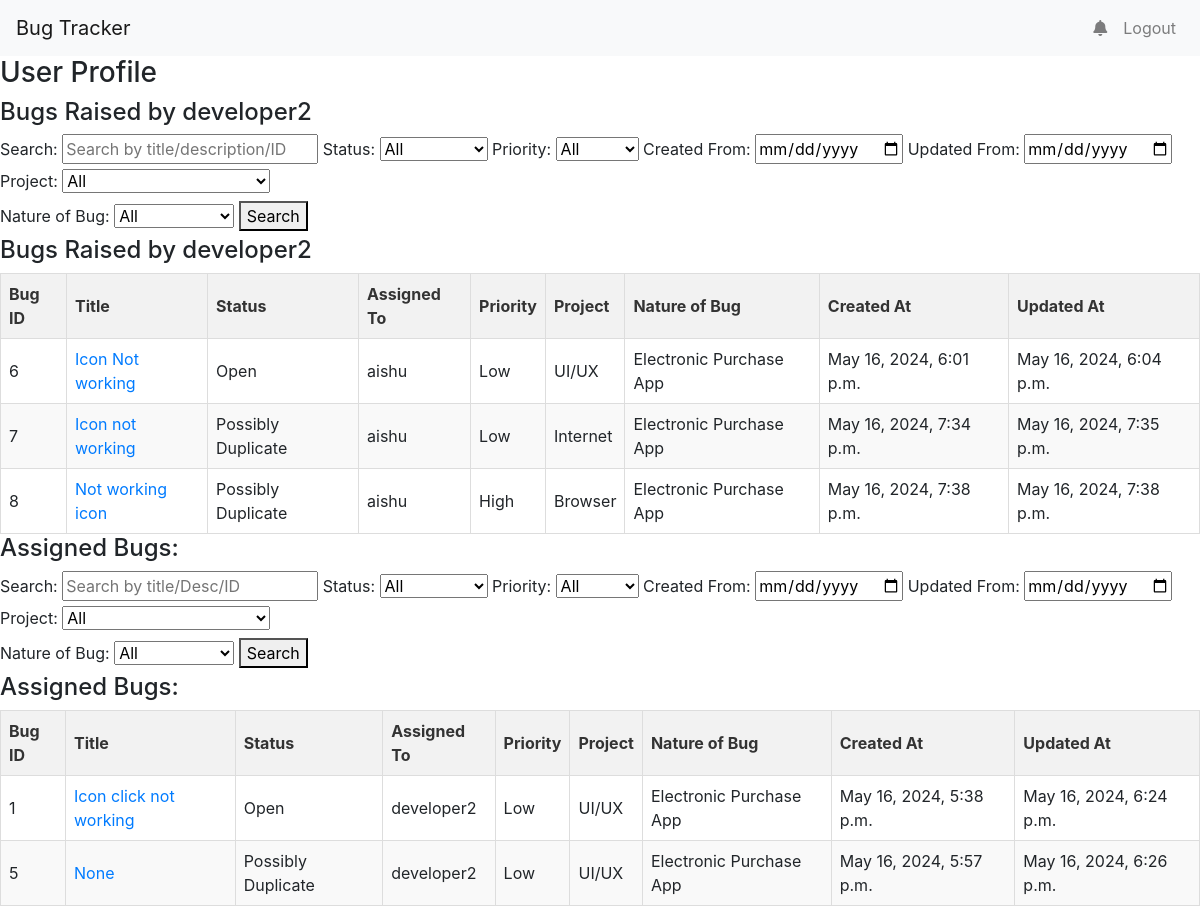
/user/profile/ (signed in), run on the app's committed database.
### accounts/models.py (models this page shows, shortened)
class CustomUser(AbstractUser):
    is_developer = models.BooleanField(default=False)
    is_tester = models.BooleanField(default=False)
    is_admin = models.BooleanField(default=False)
    experience = models.CharField(max_length=100, blank=True)
    workload = models.IntegerField(default=0)
    project = models.CharField(max_length=100, blank=True)
    last_bug_assigned = models.DateTimeField(null=True, blank=True)
    groups = models.ManyToManyField('auth.Group', related_name='customuser_set', blank=True, verbose_name='groups', help_text='The groups this user belongs to. A user will get all permissions granted to each of their groups.')
    user_permissions = models.ManyToManyField('auth.Permission', related_name='customuser_set', blank=True, verbose_name='user permissions', help_text='Specific permissions for this user.')

class Bug(models.Model):
    STATUS_CHOICES = [
        ('Open', 'Open'),
        ('In Progress', 'In Progress'),
        ('Testing', 'Testing'),
        ('Closed', 'Closed'),
        ('Held', 'Held'),
        ('Possibly Duplicate','Possibly Duplicate'),
        ('Duplicate','Duplicate'),
    ]
    PRIORITY_CHOICES = [
        ('Low', 'Low'),
        ('Medium', 'Medium'),
        ('High', 'High'),
    ]
    PROJECT_CHOICES = [
        ('Electronic Purchase App', 'Electronic Purchase App'),
        ('E-Reader App', 'E-Reader App'),
        ('Resume Builder', 'Resume Builder'),
        ('Video Editor', 'Video Editor'),
        ('Hold Account', 'Hold Account'),
    ]
    NATURE_CHOICES = [
        ('UI/UX', 'UI/UX'),
        ('Browser', 'Browser'),
        ('Internet', 'Internet'),
        ('Performance', 'Performance'),
        ('Crashing', 'Crashing'),
        ('Not Sure', 'Not Sure'),
    ]
    title = models.CharField(max_length=100)
    description = models.TextField()
    similar_bugs = models.ManyToManyField('self', symmetrical=False, blank=True)  # Many-to-many relationship to itself
    status = models.CharField(max_length=20, choices=STATUS_CHOICES, default='Open')
    priority = models.CharField(max_length=20, choices=PRIORITY_CHOICES)
    assigned_to = models.ForeignKey(
        CustomUser,
        on_delete=models.CASCADE,
        related_name='assigned_to',  # Custom related_name for assigned_to field
        null = True
    )
    nature_of_bug = models.CharField(max_length=20, choices=NATURE_CHOICES)
    expected_result = models.TextField()
    actual_result = models.TextField()
    frequency = models.IntegerField()
    project = models.CharField(max_length=100, choices=PROJECT_CHOICES)
    raised_by = models.ForeignKey(
        get_user_model(),
        on_delete=models.CASCADE,
        related_name='raised_by'  # Custom related_name for raised_by field
    )
    steps_followed = models.TextField()
    always_sometimes = models.CharField(max_length=20, choices=[('Always', 'Always'), ('Sometimes', 'Sometimes')])
    browser = models.CharField(max_length=100)
    os = models.CharField(max_length=100)
    images_log_files = models.ImageField(upload_to='bug_files/', null=True, blank=True)
    additional_information = models.TextField()
    created_at = models.DateTimeField(auto_now_add=True)
    updated_at = models.DateTimeField(auto_now=True)
    effort = models.FloatField(default=0, null=True, blank=True)

### accounts/views.py (the view)
# urls.py: path('user/profile/', views.profile_view, name='user_profile'),
@login_required
def profile_view(request):
    raised_bugs = Bug.objects.filter(raised_by=request.user)
    assigned_bugs = Bug.objects.filter(assigned_to=request.user)
    raised_filter_queries = []
    raised_search_query = request.GET.get('raised_search_query')
    raised_status_filter = request.GET.get('raised_status')
    raised_priority_filter = request.GET.get('raised_priority')
    raised_project_filter = request.GET.get('raised_project')  # New filter for project
    raised_nature_of_bug_filter = request.GET.get('raised_nature_of_bug')  # New filter for nature of bug
    created_from_filter = request.GET.get('created_from')
    updated_from_filter = request.GET.get('updated_from')
    if raised_search_query:
        raised_filter_queries.append(Q(title__icontains=raised_search_query))
    if raised_status_filter:
        raised_filter_queries.append(Q(status=raised_status_filter))
    if raised_priority_filter:
        raised_filter_queries.append(Q(priority=raised_priority_filter))
    if created_from_filter:
        raised_filter_queries.append(Q(created_at__date__gte=created_from_filter))
    if updated_from_filter:
        raised_filter_queries.append(Q(updated_at__date__gte=updated_from_filter))
    if raised_project_filter:
        raised_filter_queries.append(Q(project=raised_project_filter))
    if raised_nature_of_bug_filter:
        raised_filter_queries.append(Q(nature_of_bug=raised_nature_of_bug_filter))
    if raised_filter_queries:
        raised_bugs = raised_bugs.filter(*raised_filter_queries)
    assigned_filter_queries = []
    assigned_search_query = request.GET.get('assigned_search_query')
    assigned_status_filter = request.GET.get('assigned_status')
    assigned_priority_filter = request.GET.get('assigned_priority')
    assigned_created_from_filter = request.GET.get('assigned_created_from')
    assigned_updated_from_filter = request.GET.get('assigned_updated_from')
    assigned_project_filter = request.GET.get('assigned_project')  # New filter for project
    assigned_nature_of_bug_filter = request.GET.get('assigned_nature_of_bug')  # New filter for nature of bug
    if assigned_search_query:
        assigned_filter_queries.append(Q(title__icontains=assigned_search_query))
    if assigned_status_filter:
        assigned_filter_queries.append(Q(status=assigned_status_filter))
    if assigned_priority_filter:
        assigned_filter_queries.append(Q(priority=assigned_priority_filter))
    if assigned_project_filter:
        assigned_filter_queries.append(Q(project=assigned_project_filter))
    if assigned_nature_of_bug_filter:
        assigned_filter_queries.append(Q(nature_of_bug=assigned_nature_of_bug_filter))
    if assigned_created_from_filter:
        assigned_filter_queries.append(Q(created_at__date__gte=assigned_created_from_filter))
    if assigned_updated_from_filter:
        assigned_filter_queries.append(Q(updated_at__date__gte=assigned_updated_from_filter))
    if assigned_filter_queries:
        assigned_bugs = assigned_bugs.filter(*assigned_filter_queries)
    return render(request, 'user_profile.html', {
        'raised_bugs': raised_bugs,
        'assigned_bugs': assigned_bugs,
    })

### accounts/templates/user_profile.html (shortened to what this page needs)
{% extends 'base.html' %}
{% block content %}
<!DOCTYPE html>
<html lang="en">
<head>
</head>
<body>
<h3>User Profile</h3>
<form method="get">
    <h4>Bugs Raised by {{ user.username }}</h4>
    <label for="raised_search_input">Search:</label>
    <input type="text" id="raised_search_input" name="raised_search_query" placeholder="Search by title/description/ID" value="{{ request.GET.raised_search_query }}">
    <label for="raised_status_filter">Status:</label>
    <select id="raised_status_filter" name="raised_status">
        <option value="" {% if not request.GET.raised_status %} selected {% endif %}>All</option>
    </select>
    <label for="raised_priority_filter">Priority:</label>
    <select id="raised_priority_filter" name="raised_priority">
        <option value="" {% if not request.GET.raised_priority %} selected {% endif %}>All</option>
    </select>
    <label for="created_from_input">Created From:</label>
    <input type="date" id="created_from_input" name="created_from" value="{{ request.GET.created_from }}">
    <label for="updated_from_input">Updated From:</label>
    <input type="date" id="updated_from_input" name="updated_from" value="{{ request.GET.updated_from }}">
    <label for="raised_project_filter">Project:</label>
    <select id="raised_project_filter" name="raised_project">
        <option value="" {% if not request.GET.raised_project %} selected {% endif %}>All</option>
    </select><br>
    <label for="raised_nature_of_bug_filter">Nature of Bug:</label>
    <select id="raised_nature_of_bug_filter" name="raised_nature_of_bug">
        <option value="" {% if not request.GET.raised_nature_of_bug %} selected {% endif %}>All</option>
    </select>
    <button type="submit">Search</button>
</form>
<h4>Bugs Raised by {{ user.username }}</h4>
<table class="bug-table" border="1">
    <thead>
        <tr>
            <th>Bug ID</th>
            <th>Title</th>
            <th>Status</th>
            <th>Assigned To</th>
            <th>Priority</th>
            <th>Project</th>
            <th>Nature of Bug</th>
            <th>Created At</th>
            <th>Updated At</th>
        </tr>
    </thead>
    <tbody>
        {% for bug in raised_bugs %}
            <tr>
                <td>{{ bug.id }}</td>
                <td><a href="{% url 'bug_detail' bug.id %}">{{ bug.title }}</a></td>
                <td>{{ bug.status }}</td>
                <td>{{ bug.assigned_to }}</td>
                <td>{{ bug.priority }}</td>
                <td>{{ bug.nature_of_bug }}</td>
                <td>{{ bug.project }}</td>
                <td>{{ bug.created_at }}</td>
                <td>{{ bug.updated_at }}</td>
            </tr>
        {% empty %}
            <tr>
                <td colspan="5">No bugs raised yet.</td>
            </tr>
        {% endfor %}
    </tbody>
</table>
{% if request.user.is_staff or request.user.is_developer or request.user.is_tester %}
<form method="get">
    <h4>Assigned Bugs:</h4>
    <label for="assigned_search_input">Search:</label>
    <input type="text" id="assigned_search_input" name="assigned_search_query" placeholder="Search by title/Desc/ID" value="{{ request.GET.assigned_search_query }}">
    <label for="assigned_status_filter">Status:</label>
    <select id="assigned_status_filter" name="assigned_status">
        <option value="" {% if not request.GET.assigned_status %} selected {% endif %}>All</option>
    </select>
    <label for="assigned_priority_filter">Priority:</label>
    <select id="assigned_priority_filter" name="assigned_priority">
        <option value="" {% if not request.GET.assigned_priority %} selected {% endif %}>All</option>
    </select>
    <label for="assigned_created_from_input">Created From:</label>
    <input type="date" id="assigned_created_from_input" name="assigned_created_from" value="{{ request.GET.assigned_created_from }}">
    <label for="assigned_updated_from_input">Updated From:</label>
    <input type="date" id="assigned_updated_from_input" name="assigned_updated_from" value="{{ request.GET.assigned_updated_from }}">
    <label for="assigned_project_filter">Project:</label>
    <select id="assigned_project_filter" name="assigned_project">
        <option value="" {% if not request.GET.assigned_project %} selected {% endif %}>All</option>
    </select><br>
    <label for="assigned_nature_of_bug_filter">Nature of Bug:</label>
    <select id="assigned_nature_of_bug_filter" name="assigned_nature_of_bug">
        <option value="" {% if not request.GET.assigned_nature_of_bug %} selected {% endif %}>All</option>
    </select>
    <button type="submit">Search</button>
</form>
<h4>Assigned Bugs:</h4>
<table class="bug-table" border="1">
    <thead>
        <tr>
            <th>Bug ID</th>
            <th>Title</th>
            <th>Status</th>
            <th>Assigned To</th>
            <th>Priority</th>
            <th>Project</th>
            <th>Nature of Bug</th>
            <th>Created At</th>
            <th>Updated At</th>
        </tr>
    </thead>
    <tbody>
        {% for bug in assigned_bugs %}
            <tr>
                <td>{{ bug.id }}</td>
                <td><a href="{% url 'bug_detail' bug.id %}">{{ bug.title }}</a></td>
                <td>{{ bug.status }}</td>
                <td>{{ bug.assigned_to }}</td>
                <td>{{ bug.priority }}</td>
                <td>{{ bug.nature_of_bug }}</td>
                <td>{{ bug.project }}</td>
                <td>{{ bug.created_at }}</td>
                <td>{{ bug.updated_at }}</td>
            </tr>
        {% empty %}
            <tr>
                <td colspan="5">No bugs assigned yet.</td>
            </tr>
        {% endfor %}
    </tbody>
</table>
{% endif %}
</body>
</html>
{% endblock %}

### accounts/templates/user_profile.html (style rules this page uses)
.bug-table { width: 100%; border-collapse: collapse; }
.bug-table th, .bug-table td { border: 1px solid #ddd; padding: 8px; text-align: left; }
.bug-table th { background-color: #f2f2f2; color: #333; }
.bug-table tr:nth-child(even) { background-color: #f9f9f9; }

### data on the page
CustomUser: username "developer2"
Bug: id "6", title "Icon Not working", status "Open", assigned_to "aishu", priority "Low", nature_of_bug "UI/UX", project "Electronic Purchase App", created_at "May 16, 2024, 6:01 p.m.", updated_at "May 16, 2024, 6:04 p.m."
Bug: id "7", title "Icon not working", status "Possibly Duplicate", assigned_to "aishu", priority "Low", nature_of_bug "Internet", project "Electronic Purchase App", created_at "May 16, 2024, 7:34 p.m.", updated_at "May 16, 2024, 7:35 p.m."
Bug: id "8", title "Not working icon", status "Possibly Duplicate", assigned_to "aishu", priority "High", nature_of_bug "Browser", project "Electronic Purchase App", created_at "May 16, 2024, 7:38 p.m.", updated_at "May 16, 2024, 7:38 p.m."
Bug: id "1", title "Icon click not working", status "Open", assigned_to "developer2", priority "Low", nature_of_bug "UI/UX", project "Electronic Purchase App", created_at "May 16, 2024, 5:38 p.m.", updated_at "May 16, 2024, 6:24 p.m."
Bug: id "5", title "None", status "Possibly Duplicate", assigned_to "developer2", priority "Low", nature_of_bug "UI/UX", project "Electronic Purchase App", created_at "May 16, 2024, 5:57 p.m.", updated_at "May 16, 2024, 6:26 p.m."
